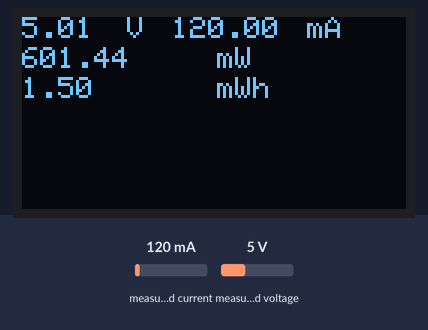
A sketch run on a simulated Arduino Uno, built with avr-gcc and run on an emulated ATmega328P. On the bench: 128×64 one-colour display. The test bench sets the inputs (shaded band); at power-on: measured current 120 mA, measured voltage 5 V.

Above: at 1.2 s.
1.3 s: measured current set to 40 mA
At 1.51 s:
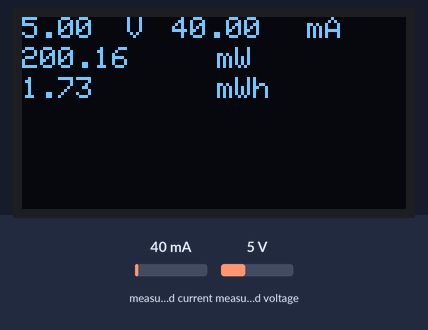
2.9 s: measured voltage set to 0.3 V
At 3.43 s:
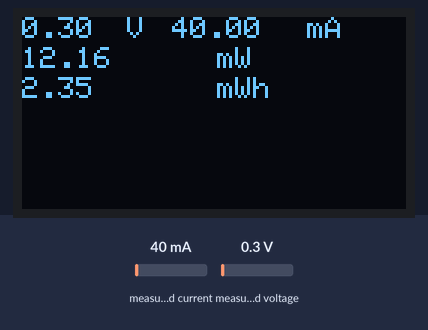
4.4 s: measured current set to 500 mA
At 4.58 s:
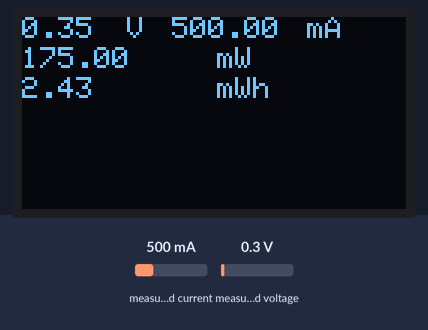
6.0 s: measured voltage set to 3.8 V
At 6.13 s:
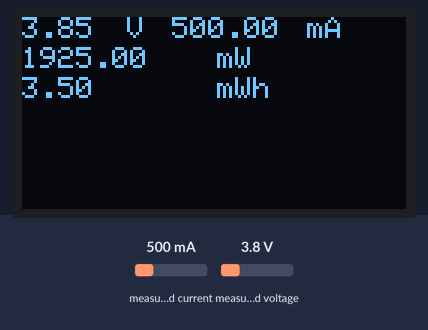
Timing chart, 0 to 8.5 s (numbered marks = the images above; inputs shaded):
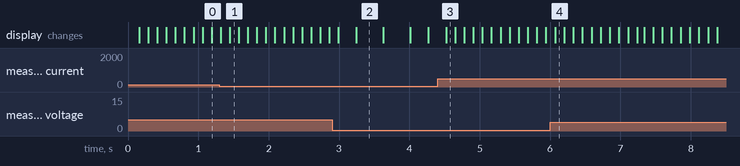

The sketch:

power_meter.ino
```cpp
#include <Wire.h>
#include <Adafruit_INA219.h>
#include <Adafruit_SSD1306.h>
#include <SPI.h>


#define OLED_RESET 4
Adafruit_SSD1306 display(OLED_RESET);
Adafruit_INA219 ina219(0x41);

unsigned long previousMillis = 0;
unsigned long interval = 100;
const int chipSelect = 10;
float shuntvoltage = 0;
float busvoltage = 0;
float current_mA = 0;
float loadvoltage = 0;
float energy = 0;


void ina219values() {
  shuntvoltage = ina219.getShuntVoltage_mV();
  busvoltage = ina219.getBusVoltage_V();
  current_mA = ina219.getCurrent_mA();
  loadvoltage = busvoltage + (shuntvoltage / 1000);
  energy = energy + loadvoltage * current_mA / 3600;
}

void displaydata() {
  display.clearDisplay();
  display.setTextColor(WHITE);
  display.setTextSize(1);
  display.setCursor(0, 0);
  display.println(loadvoltage);
  display.setCursor(35, 0);
  display.println("V");
  display.setCursor(50, 0);
  display.println(current_mA);
  display.setCursor(95, 0);
  display.println("mA");
  display.setCursor(0, 10);
  display.println(loadvoltage * current_mA);
  display.setCursor(65, 10);
  display.println("mW");
  display.setCursor(0, 20);
  display.println(energy);
  display.setCursor(65, 20);
  display.println("mWh");
  display.display();
}


void setup() {
  display.begin(SSD1306_SWITCHCAPVCC, 0x3C);
  ina219.begin();
}

void loop() {
  unsigned long currentMillis = millis();
  if (currentMillis - previousMillis >= interval)
  {
    previousMillis = currentMillis;
    ina219values();
     }
    displaydata();
  }
```
